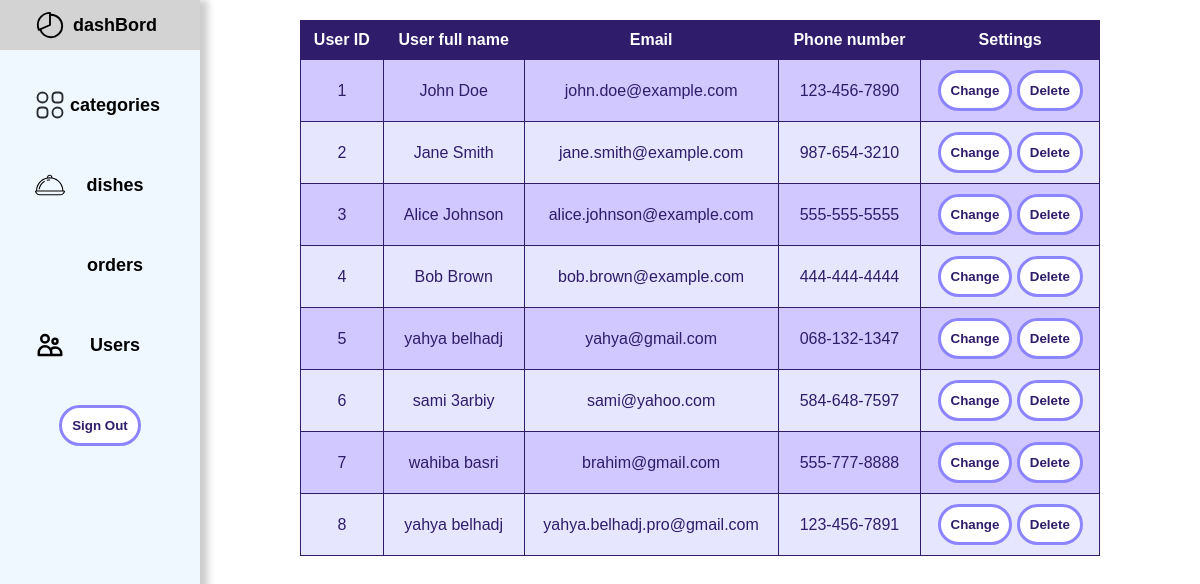
The page /admen/users.php on the database its author committed.
### tables this page shows
CREATE TABLE `users` (
  `user_id` int(11) NOT NULL,
  `first_name` text NOT NULL,
  `last_name` varchar(50) NOT NULL,
  `email` varchar(100) NOT NULL,
  `password` varchar(200) DEFAULT NULL,
  `phone_number` varchar(50) DEFAULT NULL
);

### admen/users.php (the view, shortened to what this page needs)
<?php
include("../db_contect.php");
$all_users_info_query = "SELECT user_id, first_name, last_name, email,phone_number FROM users";
$main_array_of_users = useQeury($con, $all_users_info_query, true);
?>
<!DOCTYPE html>
<html lang="en">
<head>
    <link rel="stylesheet" href="../styles/users.css">
</head>
<body>
    <?php include("nav.php") ?>
    <main>
        <table class="users_table_body">
            <thead>
                <th>User ID</th>
                <th>User full name</th>
                <th>Email</th>
                <th>Phone number</th>
                <th>Settings</th>
            </thead>
            <?php
            if ($_SERVER["REQUEST_METHOD"] === "POST") {
                if (isset($_POST["change"])) {
                    $check = true;
                    $user_new_phone = htmlspecialchars($_POST["phone_number"]);
                    $match = "/\d{3}-\d{3}-\d{4}/";
                    $user_new_phone = preg_match($match, $user_new_phone) ? $user_new_phone : null;
                    $user_new_name = trim(strtolower(htmlspecialchars($_POST["name"])));
                    $user_new_last_name = trim(strtolower(htmlspecialchars($_POST["last_name"])));;
                    $user_new_email = trim(htmlspecialchars($_POST["email"]));
                    $user_id = $_POST['id'];
                    foreach ($main_array_of_users as $user) {
                        if ($_POST["original_email"] == $user_new_email) {
                            if ($user_new_name == "" || $user_new_last_name == "" || $user_new_phone == null) {
                                $check = false;
                                break;
                            }
                        } elseif ($user_new_email === $user["email"]) {
                            echo "<p class='error'>This gmail/email is allready ticken</p>" . "<br>";
                            $check = false;
                            break;
                        }
                        if ($_POST["original_phone"] == $user_new_phone) {
                            if ($user_new_name == "" || $user_new_last_name == "" || $user_new_phone == null) {
                                $check = false;
                                break;
                            }
                        } elseif ($user_new_phone == $user["phone_number"]) {
                            $check = false;
                            break;
                        }
                    }
                    if ($check) {
                        useQeury($con, "UPDATE users set first_name = '$user_new_name', last_name = '$user_new_last_name', email = '$user_new_email', phone_number = '$user_new_phone' where user_id = $user_id", false);
                        $list = useQeury($con, $all_users_info_query, true);
                        showTable($list);
                    } else {
                        echo "we didnt enter check = true";
                    }
                } elseif (isset($_POST["delete_it"])) {
                    $user_id = $_POST["user_id"];
                    useQeury($con, "DELETE FROM users WHERE user_id = $user_id", false);
                    $list = useQeury($con, $all_users_info_query, true);
                    showTable($list);
                }
            } else {
                showTable($main_array_of_users);
            }
            ?>
        </table>
    </main>
</body>
</html>
<?php
function useQeury($con, $query, $status)
{
    if ($status) {
        $result = $con->query($query);
        $result = $result->fetchAll(PDO::FETCH_ASSOC);
        return $result;
    } else {
        $con->exec($query);
    }
}
function showTable($array)
{
    foreach ($array as $user) {
        echo <<<HTML
        <tr>
        <td>{$user["user_id"]}</td>
        <td>{$user["first_name"]} {$user["last_name"]}</td>
        <td>{$user["email"]}</td>
        <td>{$user["phone_number"]}</td>
        <td>
           <button class="change">Change</button>
            <dialog class="change_user_dialog">
                <div>
                    <h2>change user information</h2>
                    <form method="POST">
                        <input type="hidden" name="id" value="{$user['user_id']}">
                        <input type="hidden" name="original_email" value="{$user['email']}">
                        <input type="hidden" name="original_phone" value="{$user['phone_number']}">
                        <input type="text" value="{$user['first_name']}" name="name" placeholder="enter new name" required>
                        <input type="text" value="{$user['last_name']}" name="last_name" placeholder="enter new last name" required>
                        <input type="email" value="{$user['email']}" name="email" placeholder="enter your email" required>
                        <input type="text" value="{$user['phone_number']}" name="phone_number" placeholder="enter your phone number" required>
                        <input type="submit" name="change" value="Add">
                    </form>
                    <button class="dont_change_it">Cancel</button>
                </div>
            </dialog>
            <button class="delete">Delete</button>
            <dialog class="delete_user_dialog">
                    <div>
                        <h2>are you sure you want to delete this user</h2>
                        <form  method="post">
                                <input type="hidden" name="user_id" value="{$user['user_id']}">
                                <input type="submit" name="delete_it" value="DELETE">
                        </form>
                                <button class="dont-delete_it">CANCEL</button>
                    </div>
            </dialog>
        </td>
        </tr>
        HTML;
    }
}
?>

### styles/users.css (style rules this page uses)
* { margin: 0; padding: 0; box-sizing: border-box; }
:root { --mainColor:#8d85ff; --seconderyColor:#2f1c6a; }
input, button,select { cursor: pointer; padding: 10px 10px; background-color: white; border: 3px solid var(--mainColor); color: var(--seconderyColor); font-weight: bold; border-radius: 50px; }
main { margin-left: 200px; display: flex; justify-content: center; }
table { width: 80%; margin: 20px; border-collapse: collapse; background-color: #8d85ff; color: #2f1c6a; }
th, td { padding: 10px; text-align: center; border: 1px solid #2f1c6a; }
th { background-color: #2f1c6a; color: white; }
tr:nth-child(even) { background-color: #e6e6ff; }
tr:nth-child(odd) { background-color: #d1c8ff; }

### styles/nav.css (style rules this page uses)
* { font-family: Arial, sans-serif; }

### rows shown on the page
users: user_id "1", first_name "John", last_name "Doe", email "john.doe@example.com", phone_number "123-456-7890"
users: user_id "2", first_name "Jane", last_name "Smith", email "jane.smith@example.com", phone_number "987-654-3210"
users: user_id "3", first_name "Alice", last_name "Johnson", email "alice.johnson@example.com", phone_number "555-555-5555"
users: user_id "4", first_name "Bob", last_name "Brown", email "bob.brown@example.com", phone_number "444-444-4444"
users: user_id "5", first_name "yahya", last_name "belhadj", email "yahya@gmail.com", phone_number "068-132-1347"
users: user_id "6", first_name "sami", last_name "3arbiy", email "sami@yahoo.com", phone_number "584-648-7597"
users: user_id "7", first_name "wahiba", last_name "basri", email "brahim@gmail.com", phone_number "555-777-8888"
users: user_id "8", first_name "yahya", last_name "belhadj", email "yahya.belhadj.pro@gmail.com", phone_number "123-456-7891"
